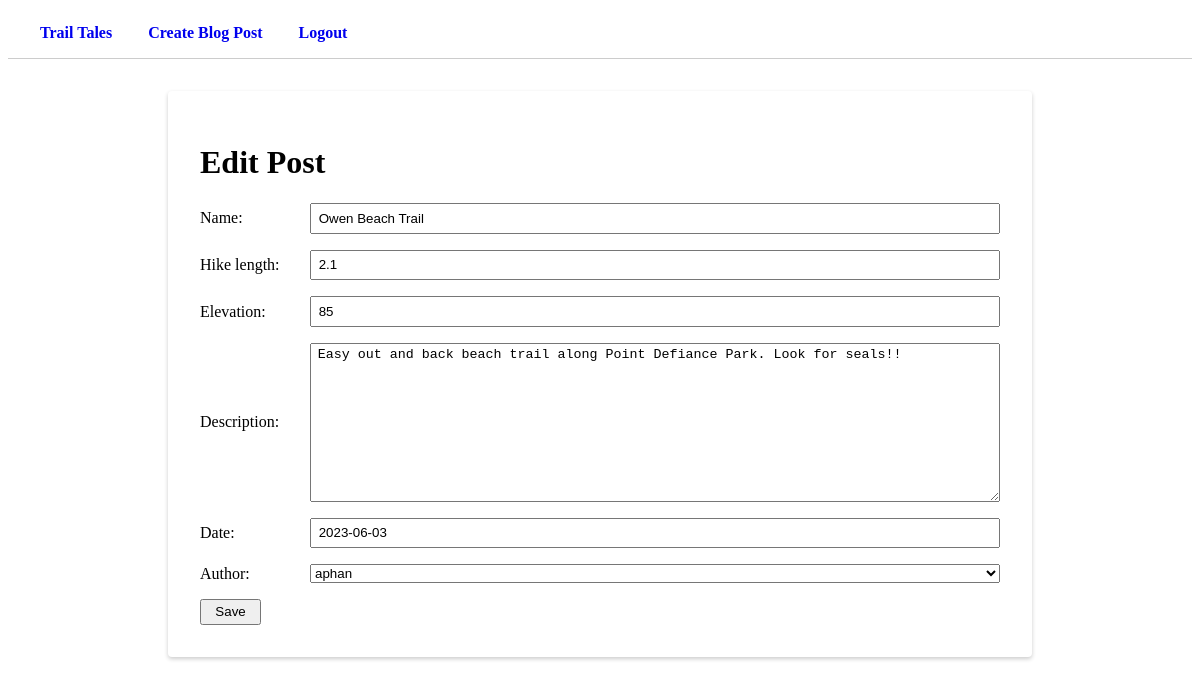
Screenshot of /posts/2/edit (signed in) with the database file from the repository.
### posts/models.py (models this page shows, shortened)
class Post(models.Model):
    name = models.CharField(max_length=100, unique=True)
    hike_length = models.DecimalField(max_digits=10, decimal_places=1)
    elevation = models.IntegerField()
    description = models.TextField(max_length=2000)
    date = models.DateField(null=True)
    author = models.ForeignKey(
        settings.AUTH_USER_MODEL,
        related_name="posts",
        on_delete=models.CASCADE,
    )
    class Meta:
        ordering = ['-date']

### posts/views.py (the view)
# urls.py: path("<int:id>/edit", edit_post, name="edit_post"),
def edit_post(request, id):
    if Post and PostForm:
        post = Post.objects.get(id=id)
        if request.method == "POST":
            form = PostForm(request.POST, instance=post)
            if form.is_valid():
                post.save()
                return redirect("post_detail", id=id)
        else:
            form = PostForm(instance=post)
    else:
        form = None
    context = {
        "form": form,
    }
    return render(request, "posts/edit.html", context)

### posts/forms.py
class PostForm(ModelForm):
    class Meta:
        model = Post
        fields = [
            "name",
            "hike_length",
            "elevation",
            "description",
            "date",
            "author",
        ]

### posts/templates/posts/edit.html (shortened to what this page needs)
{% extends 'base.html'%}
{% block content %}
<main>
    <div class = "post-form">
        <h1>Edit Post</h1>
        <form method="post">
            {{ form.as_p }}
            <button>Save</button>
        </form>
    </div>
</main>
{% endblock content %}

### posts/static/css/style.css (style rules this page uses)
input { height: 1.5em; margin: 0; padding: .25em .5em; }
textarea { margin: 0; padding: .25em .5em; }
.post-form { background-color: white; border-radius: 4px; box-shadow: 0 2px 4px rgba(0, 0, 0, 0.2); margin: auto; max-width: 800px; padding: 2em; }
.login-form p, .signup-form p, .post-form p { display: grid; align-items: center; column-gap: 10px; grid-template-columns: 100px 1fr; }
.login-form button, .signup-form button, .post-form button { padding: 0.25em 1em }

### rows the page displays
Post: name "Owen Beach Trail", hike_length "2.1", elevation "85", description "Easy out and back beach trail along Point Defiance Park. Look for seals!!", date "2023-06-03", author "aphan"
